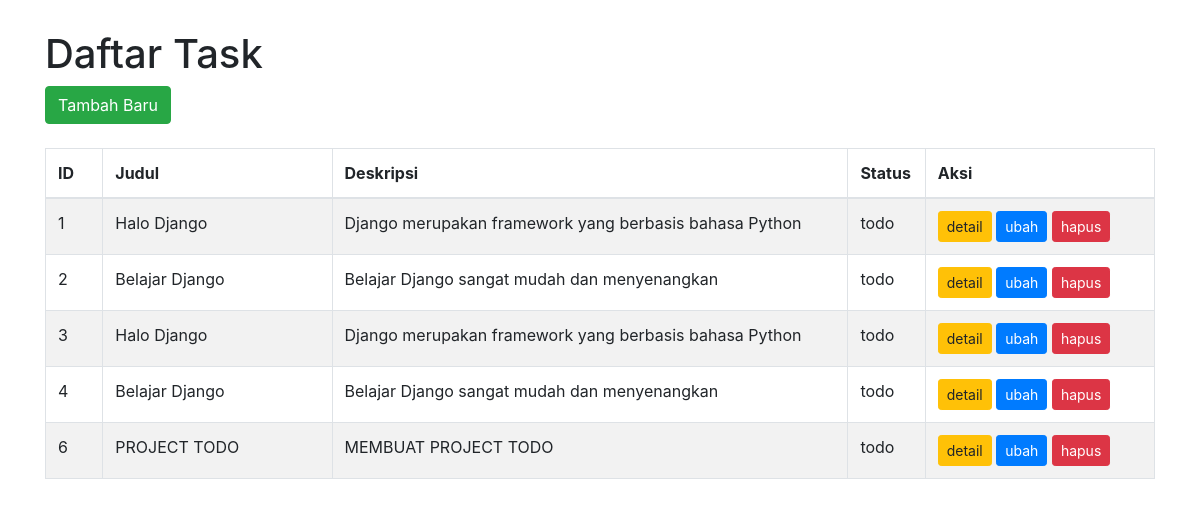
/todo/, run on the app's committed database.
### todo/models.py (models this page shows)
class Task(models.Model):
    class TaskStatus(models.TextChoices):
        TODO = 'todo', _('Todo')
        IN_PROGRESS = 'in_progress', _('In Progress')
        CLOSED = 'closed', _('Closed')
    title = models.CharField(max_length=100)
    description = models.TextField()
    status = models.CharField(
        max_length=20,
        choices=TaskStatus.choices,
        default=TaskStatus.TODO
    )
    created_at = models.DateTimeField(auto_now_add=True)
    updated_at = models.DateTimeField(auto_now=True)
    class Meta:
        db_table = 'tasks'

### todo/views.py (the view)
# urls.py: path('', index_view, name='index'),
def index_view(request):
    tasks = Task.objects.all()
    context = {
        'tasks': tasks
    }
    return render(request, 'todo/index.html', context)

### todo/templates/todo/index.html (shortened to what this page needs)
<!doctype html>
<html lang="en">
  <head>
    <link rel="stylesheet" href="https://maxcdn.bootstrapcdn.com/bootstrap/4.0.0/css/bootstrap.min.css">
  </head>
  <body>
    <div class="container">
      <h1>Daftar Task</h1>
    <div>
    <a href="{% url 'todo:create'  %}" class="btn btn-success">Tambah Baru</a>
    </div>
      <br>
      <table class="table table-bordered table-striped">
          <thead>
              <tr>
                  <th width="5%">ID</th>
                  <th width="20%">Judul</th>
                  <th width="45%">Deskripsi</th>
                  <th width="5%">Status</th>
                  <th width="20%">Aksi</th>
              </tr>
          </thead>
          <tbody>
            {% if tasks %}
              {% for task in tasks %}
              <tr>
                  <td>{{ task.id }}</td>
                  <td>{{ task.title }}</td>
                  <td>{{ task.description }}</td>
                  <td>{{ task.status }}</td>
                  <td>
                    <a href="{% url 'todo:detail' task.id %}" class="btn btn-warning btn-sm">detail</a>
                    <a href="{% url 'todo:update' task.id %}" class="btn btn-primary btn-sm">ubah</a>
                    <a href="{% url 'todo:delete' task.id %}" class="btn btn-danger btn-sm" onclick="return confirm('Apakah yakin akan menghapus task ini?')">hapus</a>
                  </td>
              </tr>
              {% endfor %}
            {% else %}
              <tr>
                <td colspan="5">Data tidak ditemukan.</td>
              </tr>
            {% endif %}
          </tbody>
      </table>
  </div>
  </body>
</html>

### todo/templates/todo/index.html (style rules this page uses)
body { margin-top: 30px; }

### data on the page
Task: id "1", title "Halo Django", description "Django merupakan framework yang berbasis bahasa Python", status "todo"
Task: id "2", title "Belajar Django", description "Belajar Django sangat mudah dan menyenangkan", status "todo"
Task: id "3", title "Halo Django", description "Django merupakan framework yang berbasis bahasa Python", status "todo"
Task: id "4", title "Belajar Django", description "Belajar Django sangat mudah dan menyenangkan", status "todo"
Task: id "6", title "PROJECT TODO", description "MEMBUAT PROJECT TODO", status "todo"
